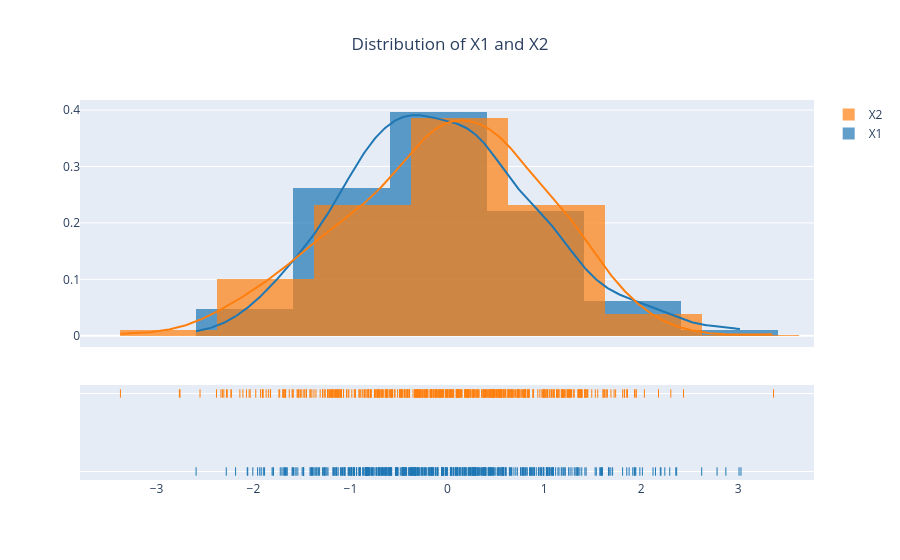

Notebook cell for this chart:
### Markdown cell above
## Sanity plots of dataset

### Code cell
fig = ff.create_distplot(
    [data["X"][:, 0], data["X"][:, 1]],
    ["X1", "X2"],
)
fig.update_layout(
    title={
        "text": "Distribution of X1 and X2",
        "x": 0.5,
        "xanchor": "center"
    }
)
fig.show()

### Figure 1 — Plotly figure (JSON) as saved in the notebook; plotly's stock layout.template omitted (floating-point values rounded to 4 significant figures; data arrays with more than 128 entries replaced by an {"elided": "..."} marker saying what was removed)
{"data": [{"autobinx": false, "histnorm": "probability density", "legendgroup": "X1", "marker": {"color": "rgb(31, 119, 180)"}, "name": "X1", "opacity": 0.7, "type": "histogram", "x": {"elided": "500 float values"}, "xaxis": "x", "xbins": {"end": 3.03, "size": 1, "start": -2.592}, "yaxis": "y"}, {"autobinx": false, "histnorm": "probability density", "legendgroup": "X2", "marker": {"color": "rgb(255, 127, 14)"}, "name": "X2", "opacity": 0.7, "type": "histogram", "x": {"elided": "500 float values"}, "xaxis": "x", "xbins": {"end": 3.366, "size": 1, "start": -3.372}, "yaxis": "y"}, {"legendgroup": "X1", "marker": {"color": "rgb(31, 119, 180)"}, "mode": "lines", "name": "X1", "showlegend": false, "type": "scatter", "x": {"elided": "500 float values"}, "xaxis": "x", "y": {"elided": "500 float values"}, "yaxis": "y"}, {"legendgroup": "X2", "marker": {"color": "rgb(255, 127, 14)"}, "mode": "lines", "name": "X2", "showlegend": false, "type": "scatter", "x": {"elided": "500 float values"}, "xaxis": "x", "y": {"elided": "500 float values"}, "yaxis": "y"}, {"legendgroup": "X1", "marker": {"color": "rgb(31, 119, 180)", "symbol": "line-ns-open"}, "mode": "markers", "name": "X1", "showlegend": false, "type": "scatter", "x": {"elided": "500 float values"}, "xaxis": "x", "y": {"elided": "500 str values"}, "yaxis": "y2"}, {"legendgroup": "X2", "marker": {"color": "rgb(255, 127, 14)", "symbol": "line-ns-open"}, "mode": "markers", "name": "X2", "showlegend": false, "type": "scatter", "x": {"elided": "500 float values"}, "xaxis": "x", "y": {"elided": "500 str values"}, "yaxis": "y2"}], "layout": {"barmode": "overlay", "hovermode": "closest", "legend": {"traceorder": "reversed"}, "title": {"text": "Distribution of X1 and X2", "x": 0.5, "xanchor": "center"}, "xaxis": {"anchor": "y2", "domain": [0, 1], "zeroline": false}, "yaxis": {"anchor": "free", "domain": [0.35, 1], "position": 0}, "yaxis2": {"anchor": "x", "domain": [0, 0.25], "dtick": 1, "showticklabels": false}}}
